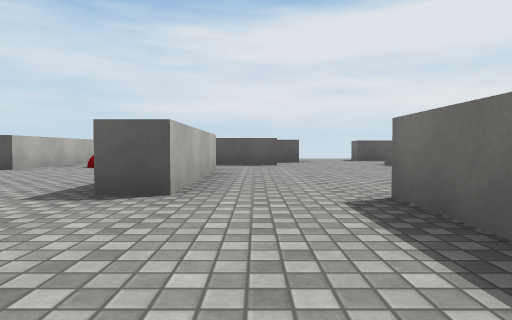
view 1 (above)

12 first-person views from a walk through a scene from a Unity 3-D project. The camera is 0.62 m above the floor, tilts 2° down and sees 75° across. The floor is counted in squares, 2 m on a side. Each view is taken from the middle of a square. On the plan, view 1 faces up. The plan holds only what a view shows up to about 9 squares ahead; the rest is blank. Surface patterns are stand-ins for the level's own textures.

view 2
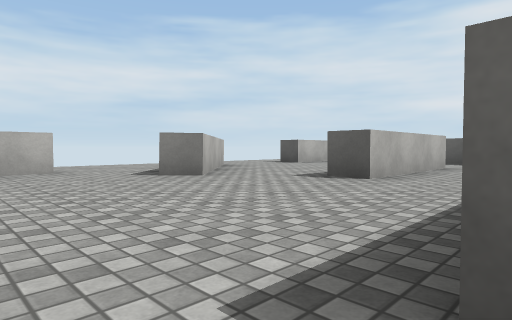

view 3
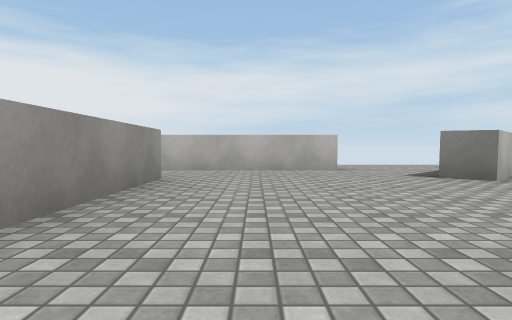

view 4
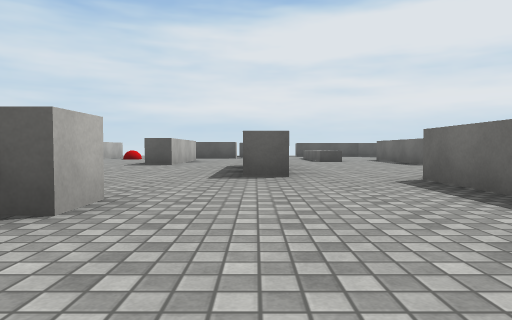

view 5
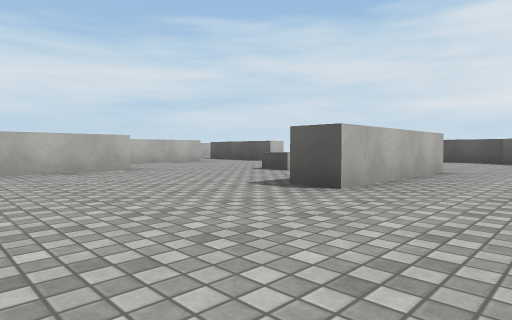

view 6
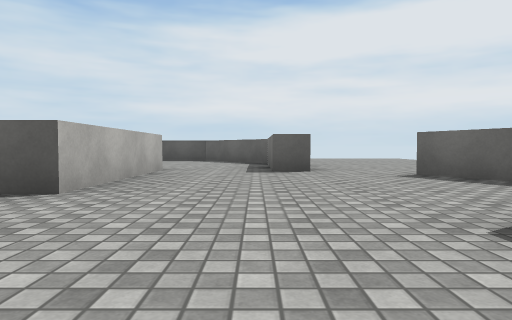

view 7
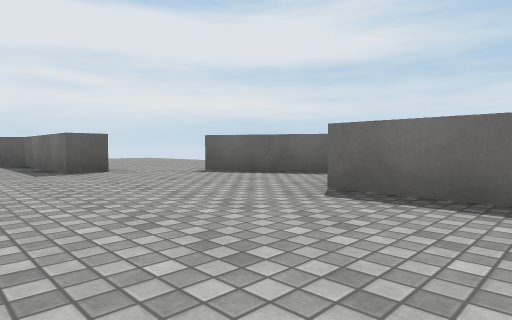

view 8
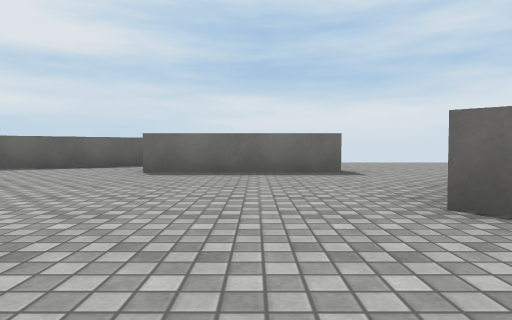

view 9
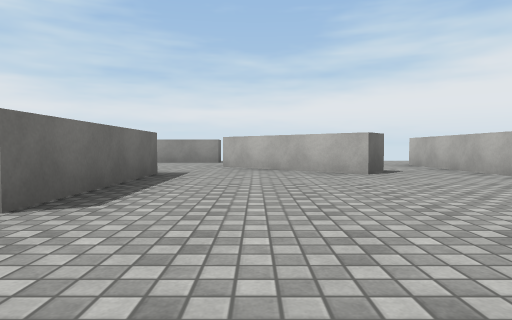

view 10
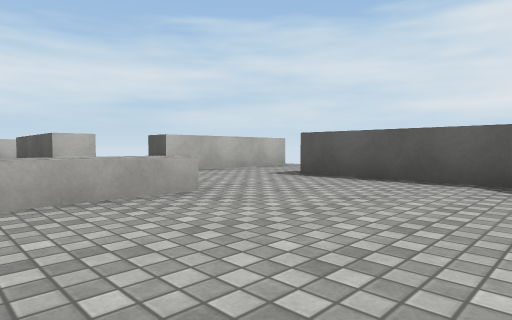

view 11
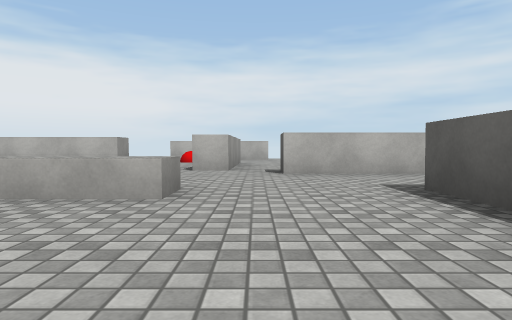

view 12
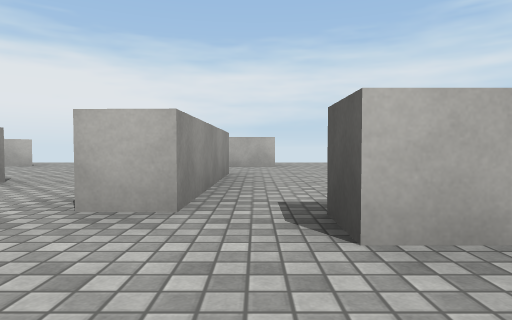

### Floor plan
Key: @ floor where view 1 was taken; # wall or solid block; . floor; ^ raised ledge; O other object.
Columns run from 5 left of view 1 to 10 right of it. Each row starts with its distance up from view 1.
  9       #.     ...
  8  .... #.#### ...
  7  #.........#....
  6  #O###..^..#...
  5 .#......^..#...
  4 ....#...^#...#
  3 .#..#....#...##
  2 .##...#.......#
  1 ..#...#.....#
  0 .#...@#.....#
 -1  #......#.#.#.
 -2  #.###..#.##....
 -3      ...#.  ....
 -4       .     ....
 -5             ##

Positions as (right, up) in squares from view 1, and headings:
1: (0, 0), facing up
2: (1, -1), facing up-left
3: (1, -1), facing left
4: (1, -4), facing up
5: (6, 0), facing up-left
6: (6, 0), facing up
7: (5, 0), facing up-right
8: (3, 0), facing right
9: (6, 3), facing down
10: (5, 5), facing up-left
11: (5, 7), facing left
12: (2, 7), facing left
